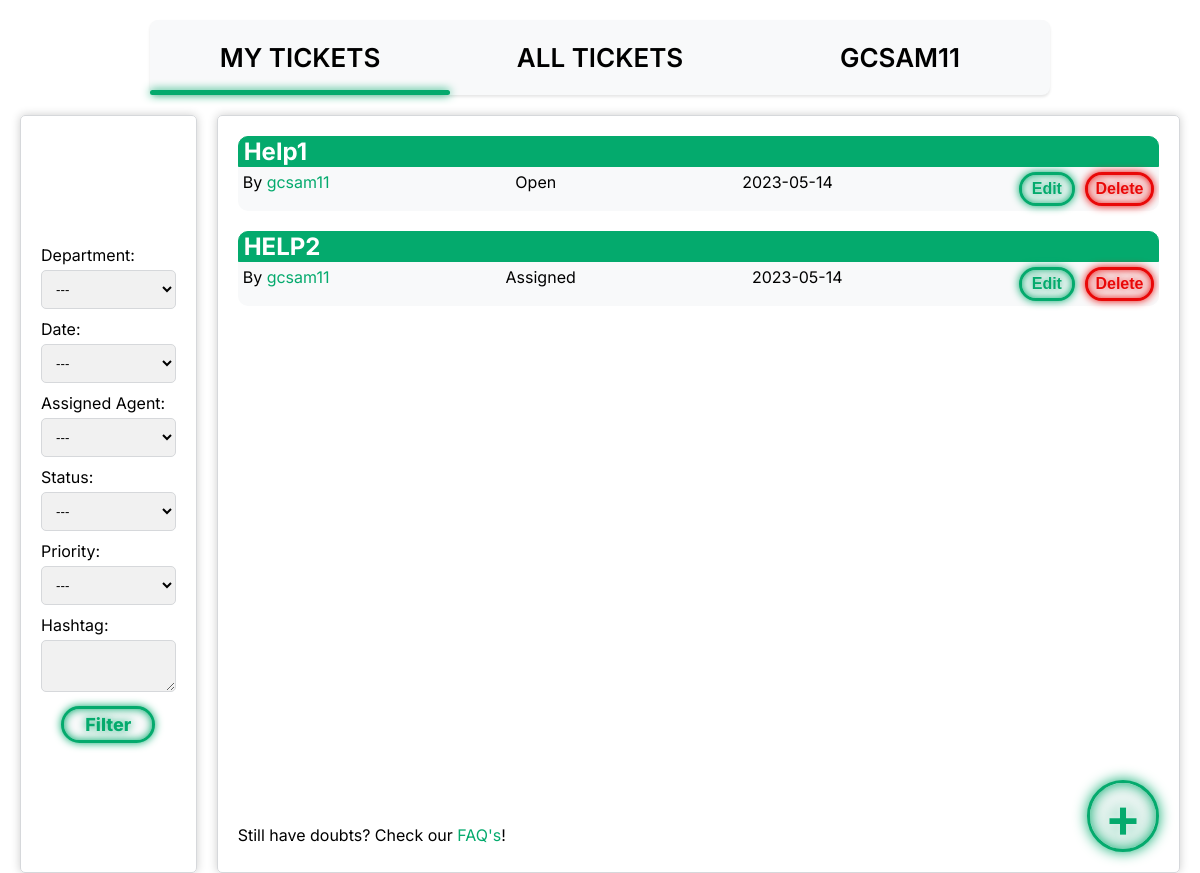
The page /pages/my_tickets.php (signed in) on the database as committed earlier.
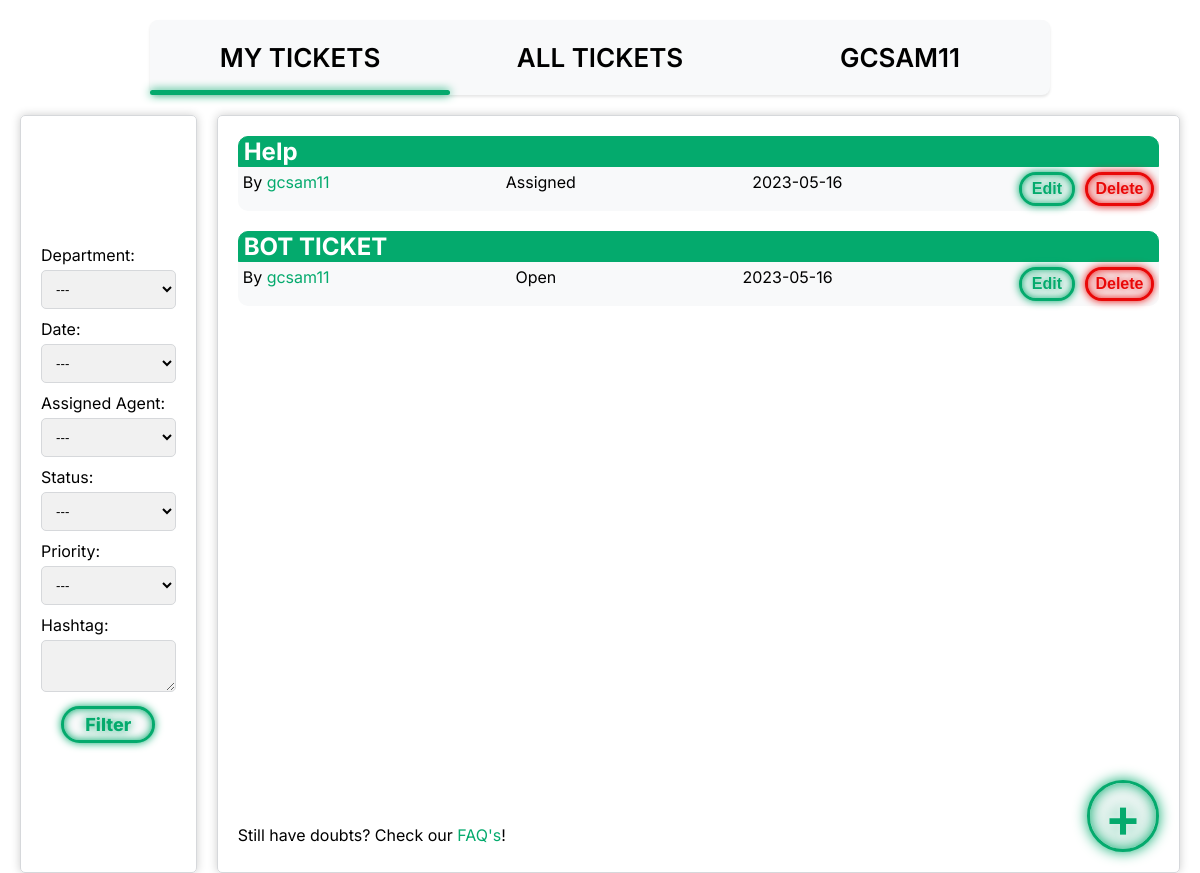
The same page on the database as committed later.
### tables this page shows
CREATE TABLE TICKET (
    ticket_id INTEGER PRIMARY KEY AUTOINCREMENT,
    user_id INT NOT NULL,
    assigned_agent INT CHECK (assigned_agent <> user_id),
    department_id INT,
    title VARCHAR(255) NOT NULL,
    description VARCHAR(1000) NOT NULL,
    status VARCHAR(10) NOT NULL DEFAULT 'Open' CHECK (status = 'Open' OR status = 'Assigned' OR status = 'Closed'),
    priority VARCHAR(10) NOT NULL DEFAULT 'Low' CHECK (priority = 'Low' OR priority = 'Medium' OR priority = 'High'),
    date DATE NOT NULL,
    hashtag VARCHAR(255),
    FOREIGN KEY(user_id) REFERENCES USER(user_id) ON DELETE CASCADE ON UPDATE CASCADE,
    FOREIGN KEY(department_id) REFERENCES DEPARTMENT(department_id) ON DELETE CASCADE ON UPDATE CASCADE,
    FOREIGN KEY(assigned_agent) REFERENCES USER(user_id) ON DELETE CASCADE ON UPDATE CASCADE
);

CREATE TABLE USER (
    user_id INTEGER PRIMARY KEY AUTOINCREMENT,
    department_id INT,
    name VARCHAR(255) NOT NULL,
    username VARCHAR(8) NOT NULL UNIQUE,
    email VARCHAR(255) NOT NULL UNIQUE,
    password VARCHAR(255) NOT NULL,
    type VARCHAR(10) NOT NULL DEFAULT 'Client' CHECK (type = 'Agent' OR type = 'Admin' OR type = 'Client'),
    gender VARCHAR(10) DEFAULT 'None' CHECK(gender = 'Male' or gender = 'Female' or gender = 'Other' or gender = 'None'),
    FOREIGN KEY(department_id) REFERENCES DEPARTMENT(department_id) ON DELETE CASCADE ON UPDATE CASCADE
);

### database/get_my_tickets.php (the view)
<?php
    include 'connection.php';
    $stmt = $db->prepare('SELECT * FROM Ticket WHERE user_id = :user_id');
    $stmt->bindParam(':user_id', $_SESSION['user_id']);
    $stmt->execute();
    $stmt2 = $db -> prepare('SELECT username FROM User WHERE user_id = :user_id');
    $stmt2 -> bindParam(':user_id', $_SESSION['user_id']);
    $stmt2 -> execute();
    $row2 = $stmt2 -> fetch();
    while($row = $stmt -> fetch()){
        echo '<h2><a class="ticket_readmore" href="../pages/ticket.php?id='.$row['ticket_id'].'&site=my_tickets">' . $row['title'] . '</a></h2>
        <div class="ticket">
        <div class="ticket_main_info"> <span class="ticket_username"> By <a class="ticket_username_link" href="../pages/profile_viewer.php?id=' .$row['user_id'] . '">' . $row2['username'] . '</a></span>
        <span class="ticket_status">' . $row['status'] . '</span>
        <span class="ticket_date">' . $row['date'] . ' </span>';
        if(($_SESSION['type'] == 'Admin') || ($_SESSION['user_id'] == $row['user_id'])){
            echo '<div class ="btns">';
            echo '<form class ="editbtnform" action="../pages/editTicket.php?id='.$row['ticket_id'].'" method="POST">
            <input type="hidden" name="csrf" value="' . $_SESSION['csrf'] . '">
            <input type="hidden" name="site" value="mytickets">
            <button type="submit" id="edit_btn"> Edit </button></form>';
            echo '<form class="deletebtnform" action="../database/deleteTicket.php" method="POST">
            <input type="hidden" name="csrf" value="' . $_SESSION['csrf'] . '">
            <input type="hidden" name="site" value="mytickets">
            <input type="hidden" name="id" value=' . $row['ticket_id'] .'>
            <button type="submit" id="delete_btn"> Delete </button> </form></div>';
        }
        echo '</div></div>';
    }
?>

Rows that differ between the two databases and show on the page:
removed ticket: title "HELP2", user.username "gcsam11", status "Assigned", date "2023-05-14"
added ticket: title "Help", user.username "gcsam11", status "Assigned", date "2023-05-16"
changed ticket "Open": title "Help1" → "BOT TICKET"; date "2023-05-14" → "2023-05-16"
